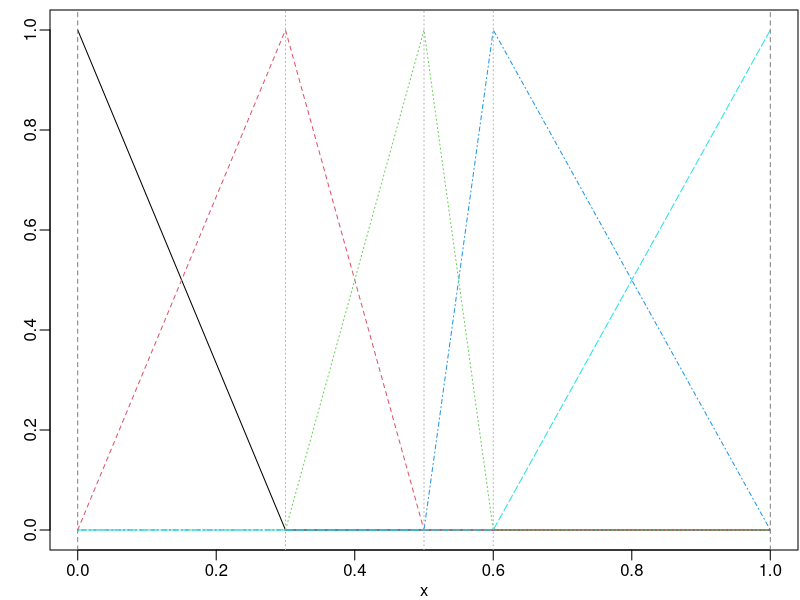
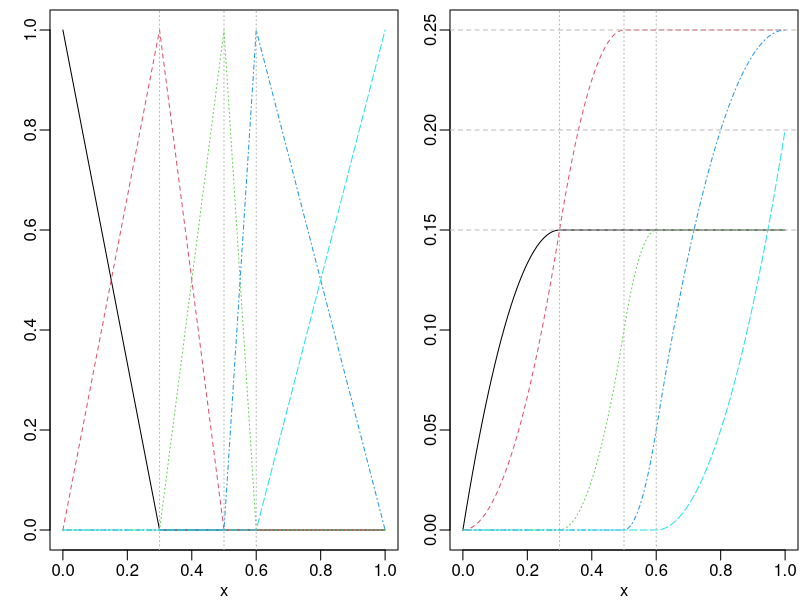
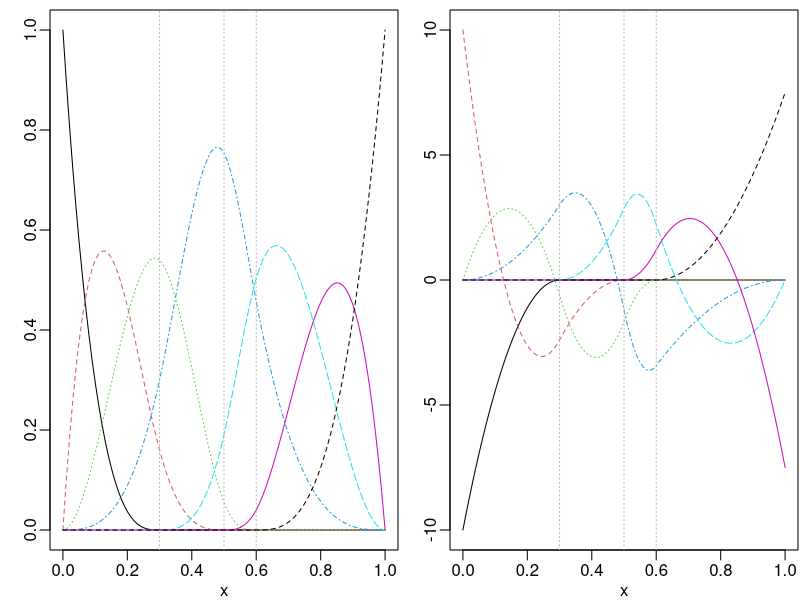
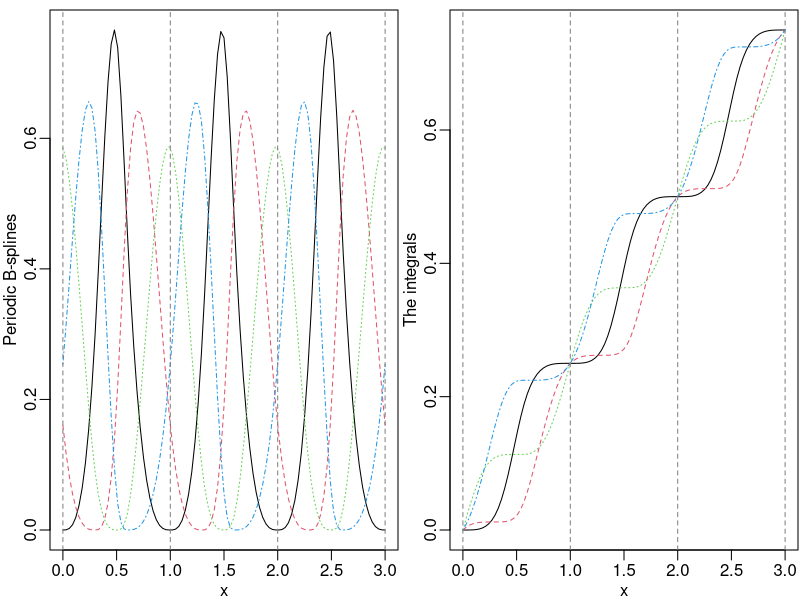
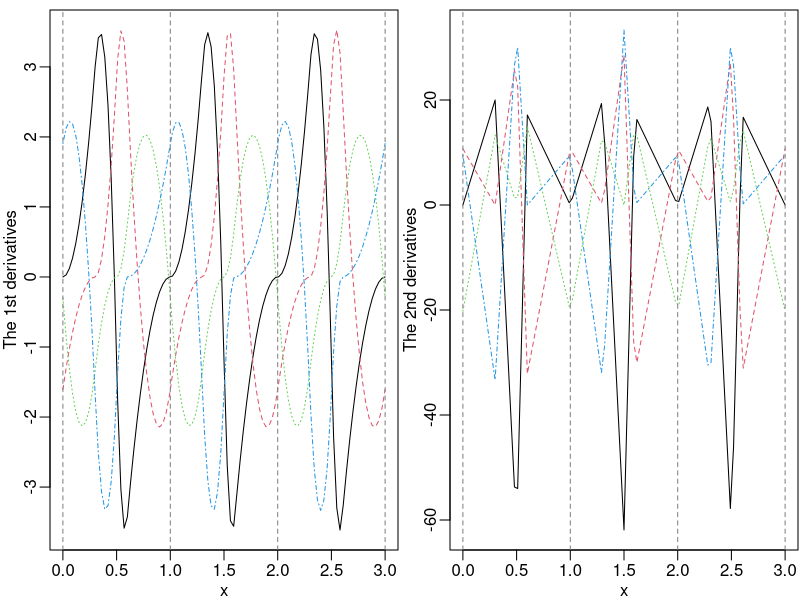
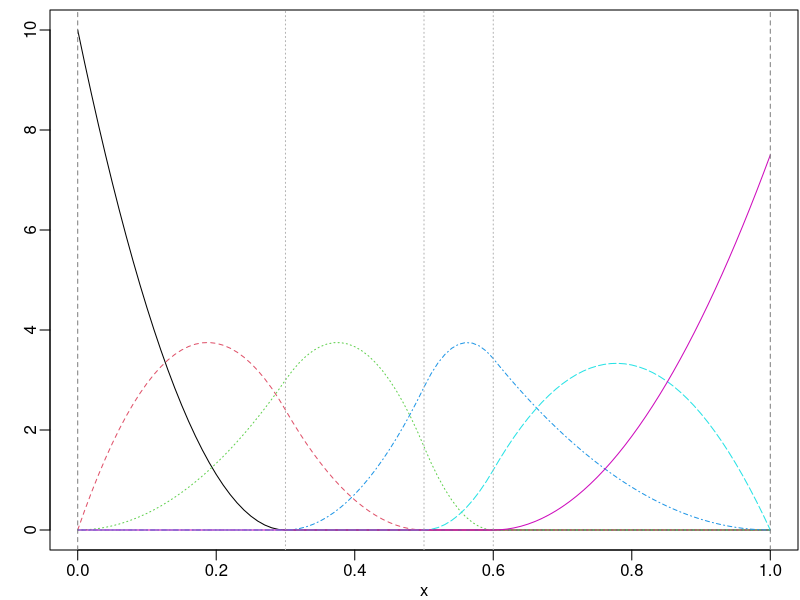
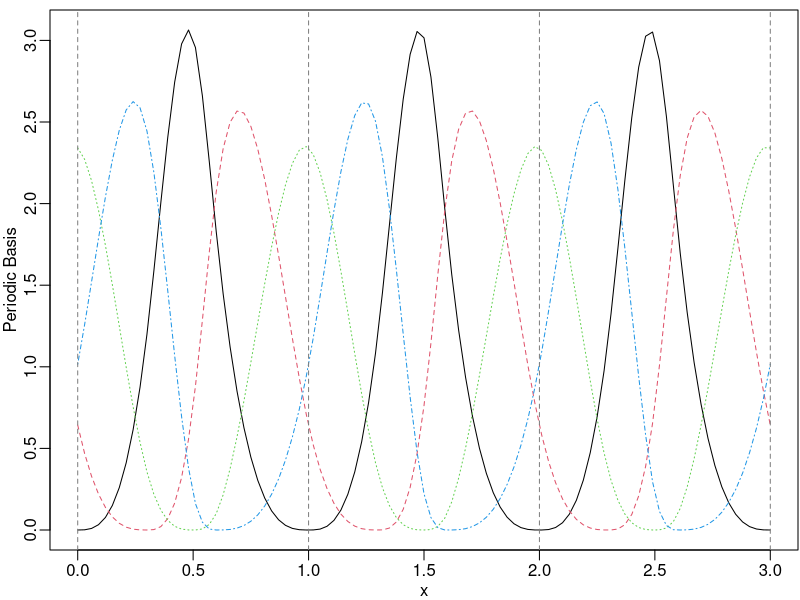
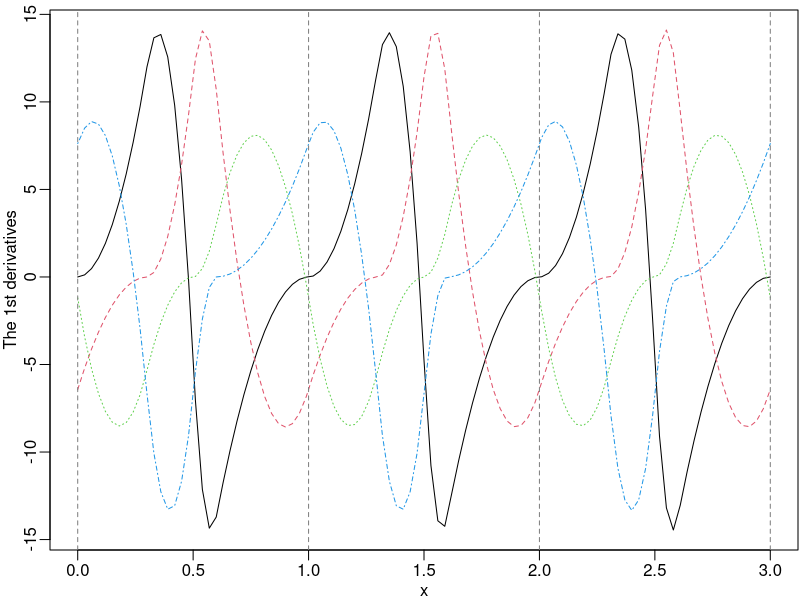

Here is the R script that generated these plots, in order: (Note: this script raises an error after producing the figures.)
## ---- chunk 1
knitr::opts_knit$set(global.par = TRUE)
knitr::opts_chunk$set(fig.width = 7, fig.height = 4)
## ---- chunk 2
library(graphics)
par(mar = c(2.5, 2.5, 0.5, 0.1), mgp = c(1.5, 0.5, 0))
## ---- chunk 3
library(splines2)
packageVersion("splines2")
## ---- chunk 4
knots <- c(0.3, 0.5, 0.6)
x <- seq(0, 1, 0.01)
bsMat <- bSpline(x, knots = knots, degree = 1, intercept = TRUE)
plot(bsMat, mark_knots = "all")
## ---- chunk 5
ibsMat <- ibs(x, knots = knots, degree = 1, intercept = TRUE)
op <- par(mfrow = c(1, 2))
plot(bsMat, mark_knots = "internal")
plot(ibsMat, mark_knots = "internal")
abline(h = c(0.15, 0.2, 0.25), lty = 2, col = "gray")
## ---- chunk 6
bsMat <- bSpline(x, knots = knots, intercept = TRUE)
dbsMat <- dbs(x, knots = knots, intercept = TRUE)
plot(bsMat, mark_knots = "internal")
plot(dbsMat, mark_knots = "internal")
## ---- chunk 7
is_equivalent <- function(a, b) {
    all.equal(a, b, check.attributes = FALSE)
}
stopifnot(is_equivalent(dbsMat, deriv(bsMat)))
## ---- chunk 8
px <- seq(0, 3, 0.01)
pbsMat <- bSpline(px, knots = knots, Boundary.knots = c(0, 1),
                  intercept = TRUE, periodic = TRUE)
ipMat <- ibs(px, knots = knots, Boundary.knots = c(0, 1),
             intercept = TRUE, periodic = TRUE)
dp1Mat <- deriv(pbsMat)
dp2Mat <- deriv(pbsMat, derivs = 2)
par(mfrow = c(1, 2))
plot(pbsMat, ylab = "Periodic B-splines", mark_knots = "boundary")
plot(ipMat, ylab = "The integrals", mark_knots = "boundary")
plot(dp1Mat, ylab = "The 1st derivatives", mark_knots = "boundary")
plot(dp2Mat, ylab = "The 2nd derivatives", mark_knots = "boundary")
## ---- chunk 9
msMat <- mSpline(x, knots = knots, degree = 2, intercept = TRUE)
par(op)
plot(msMat, mark_knots = "all")
## ---- chunk 10
dmsMat1 <- mSpline(x, knots = knots, degree = 2, intercept = TRUE, derivs = 1)
dmsMat2 <- deriv(msMat)
stopifnot(is_equivalent(dmsMat1, dmsMat2))
## ---- chunk 11
pmsMat <- mSpline(px, knots = knots, intercept = TRUE,
                  periodic = TRUE, Boundary.knots = c(0, 1))
plot(pmsMat, ylab = "Periodic Basis", mark_knots = "boundary")
## ---- chunk 12
dpmsMat <- deriv(pmsMat)
plot(dpmsMat, ylab = "The 1st derivatives", mark_knots = "boundary")
## ---- chunk 13
ipmsMat <- mSpline(px, knots = knots, intercept = TRUE,
                   periodic = TRUE, Boundary.knots = c(0, 1), integral = TRUE)
plot(ipmsMat, ylab = "Integrals", mark_knots = "boundary")
abline(h = seq.int(0, 3), lty = 2, col = "gray")
## ---- chunk 14
isMat <- iSpline(x, knots = knots, degree = 2, intercept = TRUE)
plot(isMat, mark_knots = "internal")
## ---- chunk 15
stopifnot(is_equivalent(msMat, deriv(isMat)))
## ---- chunk 16
dmsMat3 <- deriv(isMat, 2)
stopifnot(is_equivalent(dmsMat1, dmsMat3))
## ---- chunk 17
csMat1 <- cSpline(x, knots = knots, degree = 2, intercept = TRUE)
plot(csMat1)
abline(h = 1, v = knots, lty = 2, col = "gray")
## ---- chunk 18
csMat2 <- cSpline(x, knots = knots, degree = 2, intercept = TRUE, scale = FALSE)
stopifnot(is_equivalent(isMat, deriv(csMat2)))
stopifnot(is_equivalent(msMat, deriv(csMat2, 2)))
stopifnot(is_equivalent(msMat, deriv(deriv(csMat2))))
## ---- chunk 19
x1 <- seq.int(0, 1, 0.01)
x2 <- seq.int(- 1, 1, 0.01)
bpMat1 <- bernsteinPoly(x1, degree = 4, intercept = TRUE)
bpMat2 <- bernsteinPoly(x2, degree = 4, intercept = TRUE)
par(mfrow = c(1, 2))
plot(bpMat1)
plot(bpMat2)
## ---- chunk 20
ibpMat1 <- bernsteinPoly(x1, degree = 4, intercept = TRUE, integral = TRUE)
ibpMat2 <- bernsteinPoly(x2, degree = 4, intercept = TRUE, integral = TRUE)
dbpMat1 <- bernsteinPoly(x1, degree = 4, intercept = TRUE, derivs = 1)
dbpMat2 <- bernsteinPoly(x2, degree = 4, intercept = TRUE, derivs = 1)
par(mfrow = c(2, 2))
plot(ibpMat1, ylab = "Integrals")
plot(ibpMat2, ylab = "Integrals")
plot(dbpMat1, ylab = "Derivatives")
plot(dbpMat2, ylab = "Derivatives")
## ---- chunk 21
stopifnot(is_equivalent(dbpMat1, deriv(bpMat1)))
stopifnot(is_equivalent(dbpMat2, deriv(bpMat2)))
stopifnot(is_equivalent(dbpMat1, deriv(ibpMat1, 2)))
stopifnot(is_equivalent(dbpMat2, deriv(ibpMat2, 2)))
## ---- chunk 22
nsMat <- naturalSpline(x, knots = knots, intercept = TRUE)
insMat <- naturalSpline(x, knots = knots, intercept = TRUE, integral = TRUE)
par(mfrow = c(1, 2))
plot(nsMat, ylab = "Basis")
plot(insMat, ylab = "Integrals")
stopifnot(is_equivalent(nsMat, deriv(insMat)))
## ---- chunk 23
d1nsMat <- naturalSpline(x, knots = knots, intercept = TRUE, derivs = 1)
d2nsMat <- deriv(nsMat, 2)
matplot(x, d1nsMat, type = "l", ylab = "The 1st derivatives")
matplot(x, d2nsMat, type = "l", ylab = "The 2nd derivatives")
## ---- chunk 24
nskMat <- nsk(x, knots = knots, intercept = TRUE)
par(op)
plot(nskMat, ylab = "nsk()", mark_knots = "all")
abline(h = 1, col = "red", lty = 3)
## ---- chunk 25
nskMat2 <- update(nskMat, knots = c(knots, 0.2, 0.4), trim = 0.025)
knots(nskMat2)
stopifnot(all.equal(quantile(x, c(0.025, 0.975), names = FALSE),
                    knots(nskMat2, "boundary")))
## ---- chunk 26
new_x <- c(0.275, 0.525, 0.8)
names(new_x) <- paste0("x=", new_x)
(isMat2 <- predict(isMat, newx = new_x)) # the basis functions at new x
stopifnot(all.equal(predict(isMat, newx = new_x), update(isMat, x = new_x)))
## compute the first derivative of the I-spline function in different ways
beta <- seq(0.1, by = 0.1, length.out = ncol(isMat))
deriv_ispline1 <- predict(isMat, newx = new_x, coef = beta, derivs = 1)
deriv_ispline2 <- predict(update(isMat, x = new_x, derivs = 1), coef = beta)
deriv_ispline3 <- c(predict(deriv(isMat), newx = new_x) %*% beta)
stopifnot(all.equal(deriv_ispline1, deriv_ispline2))
stopifnot(all.equal(deriv_ispline2, deriv_ispline3))
## ---- chunk 27
beta <- seq.int(0.2, length.out = ncol(nskMat), by = 0.2)
plot(nskMat, ylab = "nsk()", mark_knots = "all", coef = beta)
abline(h = beta, col = seq_along(beta), lty = 3)
## ---- chunk 28
b <- bSpline # create an alias for B-splines
mod1 <- lm(weight ~ b(height, degree = 1, df = 3), data = women)
iknots <- with(women, knots(bSpline(height, degree = 1, df = 3)))
mod2 <- lm(weight ~ bSpline(height, degree = 1, knots = iknots), data = women)
pred1 <- predict(mod1, head(women, 10))
pred2 <- predict(mod2, head(women, 10))
stopifnot(all.equal(pred1, pred2))
## ---- chunk 29
## generates quadratic spline basis functions based on log(x)
qbs <- function(x, ...) {
    splines2::bSpline(log(x), ..., degree = 2)
}
mod3 <- lm(weight ~ qbs(height, df = 5), data = women)
mod4 <- lm(weight ~ bsp(log(height), degree = 2, df = 5), data = women)
stopifnot(all.equal(unname(coef(mod3)), unname(coef(mod4)))) # the same coef
pred3 <- predict(mod3, head(women, 10))
pred4 <- predict(mod4, head(women, 10))
all.equal(pred3, pred4)
pred0 <- predict(qbs(women$height, df = 5),
                 newx = head(log(women$height), 10),
                 coef = coef(mod3)[- 1]) + coef(mod3)[1]
stopifnot(all.equal(pred0, pred4, check.names = FALSE))
## ---- chunk 30
## generates quadratic spline basis functions based on log(x) with a new class
qbs <- function(x, ...) {
    res <- splines2::bSpline(log(x), ..., degree = 2)
    class(res) <- c("qbs", class(res))
    return(res)
}
## a utility to help model.frame() create the right matrices
makepredictcall.qbs <- function(var, call) {
    if (as.character(call)[1L] == "qbs" ||
    (is.call(call) && identical(eval(call[[1L]]), qbs))) {
        at <- attributes(var)[c("knots", "Boundary.knots", "intercept",
                                "periodic", "derivs", "integral")]
        call <- call[1L:2L]
        call[names(at)] <- at
    }
    call
}
## the same example
mod3 <- lm(weight ~ qbs(height, df = 5), data = women)
mod4 <- lm(weight ~ bsp(log(height), degree = 2, df = 5), data = women)
stopifnot(all.equal(unname(coef(mod3)), unname(coef(mod4)))) # the same coef
pred3 <- predict(mod3, head(women, 10))
pred4 <- predict(mod4, head(women, 10))
all.equal(pred3, pred4) # should be TRUE this time
## ---- chunk 31
c(nskMat2$trim, attr(nskMat2, "trim"))
